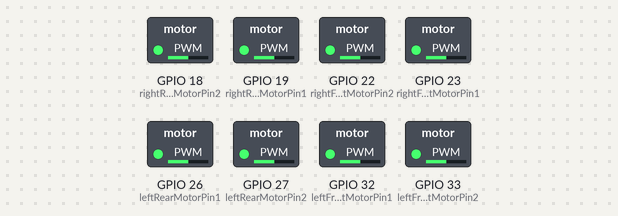
A program run on a simulated ESP32 board running MicroPython. Shown: switched loads named in the program (green lamp = pin HIGH). At 0.0 s the program stops and its outputs stay as they are.

Above: at 0.1 s.
Timing chart, 0 to 1.5 s (numbered marks = the images above):
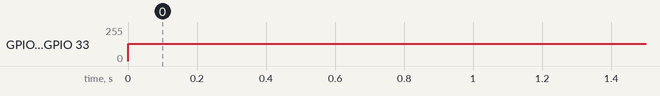

The program:

ioe_sr05.py
```python
import time
import configuration
import _thread

UART_BAUD = 9600


def _get_distance():
    global _current_distance
    distance_now = configuration.MAX_RANGE_SENSOR
    H_DATA = 0
    L_DATA = 0
    SUM = 0
    configuration.SR05EN.low()
    #S_DATA = _sm.get() >> 24
    #if S_DATA == 0xFF:
    #    H_DATA = _sm.get() >> 24
    #    L_DATA = _sm.get() >> 24
    #    SUM = _sm.get() >> 24
    configuration.SR05EN.high()
    #if S_DATA == 0xFF and H_DATA == 0xAA and L_DATA == 0xAA and SUM == 0x53:
    distance_now = configuration.MAX_RANGE_SENSOR
    #else:
    #    distance = H_DATA * 256 + L_DATA
    #    sum = S_DATA + H_DATA + L_DATA
    #    sum = sum & 0xFF
    #    if SUM == sum:
    #        distance_now = distance / 10
    _lock.acquire()
    _current_distance = distance_now
    _lock.release()


_lock = _thread.allocate_lock()


def get_distance():
    global _current_distance
    global _lock
    _lock.acquire()
    distance = _current_distance
    _lock.release()
    return distance


def _readcontinous():
    global isRunning
    isRunning = True
    if configuration.IOE_SR05_DISABLE:
        isRunning = False
        global _current_distance
        _current_distance = configuration.STOP_DISTANCE + 100
    while isRunning:
        _get_distance()
        time.sleep_ms(20)
    _thread.exit()


if configuration.IOE_SR05_DISABLE:
    global isRunning
    global _current_distance
    isRunning = False
    _current_distance = configuration.STOP_DISTANCE + 100
else:
    global isRunning
    global _current_distance
    isRunning = True
    _current_distance = 0
    _thread.start_new_thread(_readcontinous, ())


def stop_second_core():
    global isRunning
    isRunning = False
```

configuration.py
```python
"""
 moving robot esp32-wroom and wifi

 configuration (this hold the configuration and main settings of the robot)

 Copyright 2025 Gabriel Dimitriu
  This file is part of swarm_robots project.

 swarm_robots is free software; you can redistribute it and/or modify
 it under the terms of the GNU General Public License as published by
 the Free Software Foundation; either version 2 of the License, or
 (at your option) any later version.

 swarm_robots is distributed in the hope that it will be useful,
 but WITHOUT ANY WARRANTY; without even the implied warranty of
 MERCHANTABILITY or FITNESS FOR A PARTICULAR PURPOSE.  See the
 GNU General Public License for more details.

 You should have received a copy of the GNU General Public License
 along with swarm_robots; if not, write to the Free Software
 Foundation, Inc., 59 Temple Place, Suite 330, Boston, MA  02111-1307
"""
from machine import Pin, PWM
SSID = 'YOUR_SSID'
PASSWORD = 'YOUR_PASSWORD'
PORT = 4242
ABSOLUTE_MAX_POWER = 65025
MAX_POWER = 65025
MIN_POWER = 30000
RESOLUTION_ENCODER = 20
WHEEL_RADIUS = 3.25
COUNT_ROTATE_90_LEFT = 16
COUNT_ROTATE_90_RIGHT = 16
# left front engine
leftFrontMotorPin1 = PWM(Pin(32))
leftFrontMotorPin2 = PWM(Pin(33))
left_front_motor_encoder = Pin(25, Pin.IN, Pin.PULL_UP)

# right front engine
rightFrontMotorPin1 = PWM(Pin(23))
rightFrontMotorPin2 = PWM(Pin(22))
right_front_motor_encoder = Pin(34, Pin.IN, Pin.PULL_UP)

# left rear engine
leftRearMotorPin1 = PWM(Pin(26))
leftRearMotorPin2 = PWM(Pin(27))
left_rear_motor_encoder = Pin(36, Pin.IN, Pin.PULL_UP)

# right rear engine
rightRearMotorPin1 = PWM(Pin(19))
rightRearMotorPin2 = PWM(Pin(18))
right_rear_motor_encoder = Pin(39, Pin.IN, Pin.PULL_UP)

STOP_DISTANCE = 5
LOW_POWER_DISTANCE = 15
IOE_SR05_DISABLE = True
# servo
servoPin = PWM(Pin(15))
# IOE-SR05
#PIO_RX_PIN = Pin(16, Pin.IN, Pin.PULL_UP)
#SR05EN = Pin(14, Pin.OUT)
# SR05EN.high()
# IOE-SR05
MAX_RANGE_SENSOR = 200

DEBUG_MODE = True

PWM_FREQUENCY = 4000  # 4800000 4.8Mhz

# sensors
left_front_sensor = Pin(16, Pin.IN, Pin.PULL_UP)
right_front_sensor = Pin(17, Pin.IN, Pin.PULL_UP)
left_rear_sensor = Pin(4, Pin.IN, Pin.PULL_UP)
right_rear_sensor = Pin(21, Pin.IN, Pin.PULL_UP)
```

Measured:
- by itself, GPIO 18 (rightRearMotorPin2), GPIO 19 (rightRearMotorPin1), GPIO 22 (rightFrontMotorPin2), GPIO 23 (rightFrontMotorPin1), GPIO 26 (leftRearMotorPin1), GPIO 27 (leftRearMotorPin2), GPIO 32 (leftFrontMotorPin1), GPIO 33 (leftFrontMotorPin2): 0/255 → 128/255 at 0.00 s
